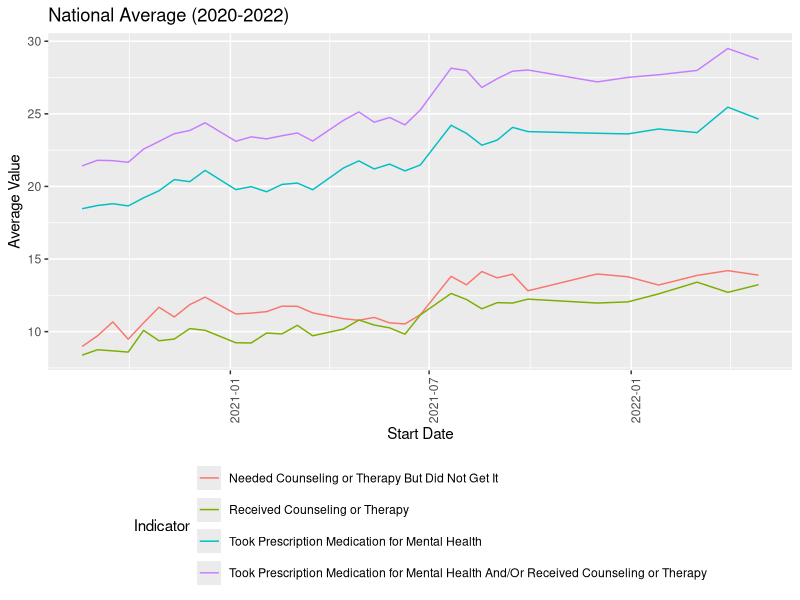
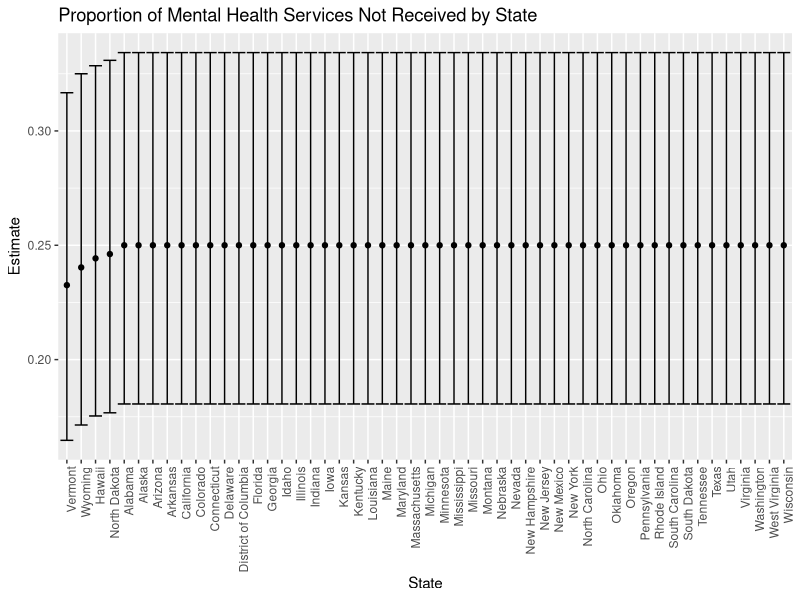

The R script that drew these images, in order:
## ---- chunk 1
library(tidyverse)
## ---- chunk 2
data = 
  read.csv("data/tidydata.csv") |> 
  mutate(
    start_dates = as.Date(start_dates)
  )
## ---- chunk 3
avg_year =
  data |> 
  filter(state == "United States") |> 
  select(indicator, year, week_number, value, start_dates) |> 
  group_by(year, start_dates, indicator) |> 
  summarize(
    mean = mean(value),
    indicator_total = n())

# plot average for each start date for each indicator
avg_year |> 
  ggplot(aes(x = start_dates, y = mean, color = indicator)) +
  geom_line() +
  labs(
    x = "Start Date",
    y = "Average Value",
    title = "National Average (2020-2022)",
    color = "Indicator") +
  theme(
    legend.position = "bottom",
    axis.text.x = element_text(angle=90, hjust=1),
    strip.text = element_text(size = 4)) +
  guides(color = guide_legend(nrow = 4))
## ---- chunk 4
received_service = 
  data |> 
  mutate(
    resolution = case_when(
      indicator == "Took Prescription Medication for Mental Health" ~ "received",
      indicator == "Received Counseling or Therapy" ~ "received",
      indicator == "Took Prescription Medication for Mental Health And/Or Received Counseling or Therapy" ~ "received",
      indicator == "Needed Counseling or Therapy But Did Not Get It" ~ "not received"))
## ---- chunk 5
states_df =
  received_service |> 
  select(state, indicator, resolution) |> 
  filter(state != "United States") |> 
  group_by(state) |> 
  summarize(
    services_total = n(),
    services_not_received = sum(resolution == "not received")) |> 
  mutate(
    services_total = as.numeric(services_total),
    services_not_received = as.numeric(services_not_received)
  )
## ---- chunk 6
ny_test = 
  prop.test(
    x = filter(states_df, state == "New York") %>% pull(services_not_received),
    n = filter(states_df, state == "New York") %>% pull(services_total)) 

broom::tidy(ny_test) %>% 
  knitr::kable(digits = 3)
## ---- chunk 7
services_states =
  states_df |> 
  mutate(
    prop_tests = map2(services_not_received, services_total, \(x, y) prop.test(x = x, n = y)),
    tidy_tests = map(prop_tests, broom::tidy)) |> 
  select(-prop_tests) |> 
  unnest(tidy_tests) |> 
  select(state, estimate, conf.low, conf.high) |> 
  mutate(state = fct_reorder(state, estimate))
## ---- chunk 8
services_states %>% 
  mutate(state = fct_reorder(state, estimate)) %>% 
  ggplot(aes(x = state, y = estimate)) + 
  geom_point() + 
  geom_errorbar(aes(ymin = conf.low, ymax = conf.high)) + 
  theme(axis.text.x = element_text(angle = 90, hjust = 1)) +
  labs(
    x = "State",
    y = "Estimate",
    title = "Proportion of Mental Health Services Not Received by State"
  )
